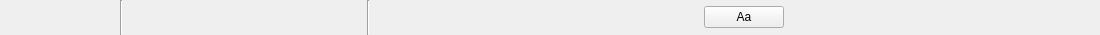
<?xml version="1.0" encoding="UTF-8"?>
<ui version="4.0">
 <class>QuickAccessBar</class>
 <widget class="QWidget" name="QuickAccessBar">
  <property name="geometry">
   <rect>
    <x>0</x>
    <y>0</y>
    <width>1100</width>
    <height>35</height>
   </rect>
  </property>
  <property name="sizePolicy">
   <sizepolicy hsizetype="Preferred" vsizetype="Preferred">
    <horstretch>0</horstretch>
    <verstretch>0</verstretch>
   </sizepolicy>
  </property>
  <layout class="QHBoxLayout" name="horizontalLayout">
   <property name="spacing">
    <number>4</number>
   </property>
   <property name="leftMargin">
    <number>0</number>
   </property>
   <property name="topMargin">
    <number>0</number>
   </property>
   <property name="rightMargin">
    <number>0</number>
   </property>
   <property name="bottomMargin">
    <number>0</number>
   </property>
   <item>
    <widget class="QPushButton" name="nodesColorCaptionButton">
     <property name="minimumSize">
      <size>
       <width>26</width>
       <height>26</height>
      </size>
     </property>
     <property name="maximumSize">
      <size>
       <width>26</width>
       <height>26</height>
      </size>
     </property>
     <property name="toolTip">
      <string>Show/Hide the caption of the nodes color metric mapping</string>
     </property>
     <property name="statusTip">
      <string>Show/Hide nodes color caption</string>
     </property>
     <property name="text">
      <string/>
     </property>
     <property name="icon">
      <iconset resource="../resources/TulipGUIResource.qrc">
       <normaloff>:/tulip/gui/icons/20/node_color_interpolation.png</normaloff>:/tulip/gui/icons/20/node_color_interpolation.png</iconset>
     </property>
     <property name="iconSize">
      <size>
       <width>20</width>
       <height>20</height>
      </size>
     </property>
     <property name="flat">
      <bool>true</bool>
     </property>
    </widget>
   </item>
   <item>
    <widget class="QPushButton" name="edgesColorCaptionButton">
     <property name="minimumSize">
      <size>
       <width>26</width>
       <height>26</height>
      </size>
     </property>
     <property name="maximumSize">
      <size>
       <width>26</width>
       <height>26</height>
      </size>
     </property>
     <property name="toolTip">
      <string>Show/Hide the caption of the edges color metric mapping</string>
     </property>
     <property name="statusTip">
      <string>Show/Hide edges color caption</string>
     </property>
     <property name="text">
      <string/>
     </property>
     <property name="icon">
      <iconset resource="../resources/TulipGUIResource.qrc">
       <normaloff>:/tulip/gui/icons/20/edge_color_interpolation.png</normaloff>:/tulip/gui/icons/20/edge_color_interpolation.png</iconset>
     </property>
     <property name="iconSize">
      <size>
       <width>20</width>
       <height>20</height>
      </size>
     </property>
     <property name="flat">
      <bool>true</bool>
     </property>
    </widget>
   </item>
   <item>
    <widget class="QPushButton" name="nodesSizeCaptionButton">
     <property name="minimumSize">
      <size>
       <width>26</width>
       <height>26</height>
      </size>
     </property>
     <property name="maximumSize">
      <size>
       <width>26</width>
       <height>26</height>
      </size>
     </property>
     <property name="toolTip">
      <string>Show/Hide the caption of the nodes size metric mapping</string>
     </property>
     <property name="statusTip">
      <string>Show/Hide nodes size caption</string>
     </property>
     <property name="text">
      <string/>
     </property>
     <property name="icon">
      <iconset resource="../resources/TulipGUIResource.qrc">
       <normaloff>:/tulip/gui/icons/20/node_size_interpolation.png</normaloff>:/tulip/gui/icons/20/node_size_interpolation.png</iconset>
     </property>
     <property name="iconSize">
      <size>
       <width>20</width>
       <height>20</height>
      </size>
     </property>
     <property name="flat">
      <bool>true</bool>
     </property>
    </widget>
   </item>
   <item>
    <widget class="QPushButton" name="edgesSizeCaptionButton">
     <property name="minimumSize">
      <size>
       <width>26</width>
       <height>26</height>
      </size>
     </property>
     <property name="maximumSize">
      <size>
       <width>26</width>
       <height>26</height>
      </size>
     </property>
     <property name="toolTip">
      <string>Show/Hide the caption of the edges size metric mapping</string>
     </property>
     <property name="statusTip">
      <string>Show/Hide edges size caption</string>
     </property>
     <property name="text">
      <string/>
     </property>
     <property name="icon">
      <iconset resource="../resources/TulipGUIResource.qrc">
       <normaloff>:/tulip/gui/icons/20/edge_size_interpolation.png</normaloff>:/tulip/gui/icons/20/edge_size_interpolation.png</iconset>
     </property>
     <property name="iconSize">
      <size>
       <width>20</width>
       <height>20</height>
      </size>
     </property>
     <property name="flat">
      <bool>true</bool>
     </property>
    </widget>
   </item>
   <item>
    <widget class="Line" name="sep1">
     <property name="orientation">
      <enum>Qt::Vertical</enum>
     </property>
    </widget>
   </item>
   <item>
    <widget class="QPushButton" name="screenshotButton">
     <property name="minimumSize">
      <size>
       <width>26</width>
       <height>26</height>
      </size>
     </property>
     <property name="maximumSize">
      <size>
       <width>26</width>
       <height>26</height>
      </size>
     </property>
     <property name="toolTip">
      <string>Take a snapshot</string>
     </property>
     <property name="statusTip">
      <string>Save a snapshot of the current graph into an image file</string>
     </property>
     <property name="text">
      <string/>
     </property>
     <property name="icon">
      <iconset resource="../resources/TulipGUIResource.qrc">
       <normaloff>:/tulip/gui/icons/20/camera-photo.png</normaloff>:/tulip/gui/icons/20/camera-photo.png</iconset>
     </property>
     <property name="iconSize">
      <size>
       <width>20</width>
       <height>20</height>
      </size>
     </property>
     <property name="flat">
      <bool>true</bool>
     </property>
    </widget>
   </item>
   <item>
    <widget class="tlp::ColorButton" name="backgroundColorButton">
     <property name="minimumSize">
      <size>
       <width>26</width>
       <height>26</height>
      </size>
     </property>
     <property name="maximumSize">
      <size>
       <width>26</width>
       <height>26</height>
      </size>
     </property>
     <property name="toolTip">
      <string>Set scene background color</string>
     </property>
     <property name="text">
      <string/>
     </property>
     <property name="flat">
      <bool>true</bool>
     </property>
    </widget>
   </item>
   <item>
    <widget class="QPushButton" name="colorInterpolationToggle">
     <property name="maximumSize">
      <size>
       <width>26</width>
       <height>26</height>
      </size>
     </property>
     <property name="toolTip">
      <string>Toggle edge color interpolation</string>
     </property>
     <property name="statusTip">
      <string>Toggle interpolation on edges color between source and target node</string>
     </property>
     <property name="text">
      <string/>
     </property>
     <property name="icon">
      <iconset resource="../resources/TulipGUIResource.qrc">
       <normaloff>:/tulip/gui/icons/20/color_interpolation_disabled.png</normaloff>
       <normalon>:/tulip/gui/icons/20/color_interpolation_enabled.png</normalon>:/tulip/gui/icons/20/color_interpolation_disabled.png</iconset>
     </property>
     <property name="iconSize">
      <size>
       <width>20</width>
       <height>20</height>
      </size>
     </property>
     <property name="checkable">
      <bool>true</bool>
     </property>
     <property name="flat">
      <bool>true</bool>
     </property>
    </widget>
   </item>
   <item>
    <widget class="QPushButton" name="sizeInterpolationToggle">
     <property name="maximumSize">
      <size>
       <width>26</width>
       <height>26</height>
      </size>
     </property>
     <property name="toolTip">
      <string>Toggle edge size interpolation</string>
     </property>
     <property name="statusTip">
      <string>Toggle interpolation on edges size between source and target node</string>
     </property>
     <property name="text">
      <string/>
     </property>
     <property name="icon">
      <iconset resource="../resources/TulipGUIResource.qrc">
       <normaloff>:/tulip/gui/icons/20/size_interpolation_disabled.png</normaloff>
       <normalon>:/tulip/gui/icons/20/size_interpolation_enabled.png</normalon>:/tulip/gui/icons/20/size_interpolation_disabled.png</iconset>
     </property>
     <property name="iconSize">
      <size>
       <width>20</width>
       <height>20</height>
      </size>
     </property>
     <property name="checkable">
      <bool>true</bool>
     </property>
     <property name="flat">
      <bool>true</bool>
     </property>
    </widget>
   </item>
   <item>
    <widget class="QPushButton" name="showEdgesToggle">
     <property name="minimumSize">
      <size>
       <width>26</width>
       <height>26</height>
      </size>
     </property>
     <property name="maximumSize">
      <size>
       <width>26</width>
       <height>26</height>
      </size>
     </property>
     <property name="toolTip">
      <string>Show/Hide edges</string>
     </property>
     <property name="statusTip">
      <string>Toggle edges display</string>
     </property>
     <property name="text">
      <string/>
     </property>
     <property name="icon">
      <iconset resource="../resources/TulipGUIResource.qrc">
       <normaloff>:/tulip/gui/icons/20/edges_disabled.png</normaloff>
       <normalon>:/tulip/gui/icons/20/edges_enabled.png</normalon>:/tulip/gui/icons/20/edges_disabled.png</iconset>
     </property>
     <property name="iconSize">
      <size>
       <width>20</width>
       <height>20</height>
      </size>
     </property>
     <property name="checkable">
      <bool>true</bool>
     </property>
     <property name="flat">
      <bool>true</bool>
     </property>
    </widget>
   </item>
   <item>
    <widget class="QPushButton" name="showNodesToggle">
     <property name="minimumSize">
      <size>
       <width>26</width>
       <height>26</height>
      </size>
     </property>
     <property name="maximumSize">
      <size>
       <width>26</width>
       <height>26</height>
      </size>
     </property>
     <property name="toolTip">
      <string>Show/Hide nodes</string>
     </property>
     <property name="statusTip">
      <string>Toggle nodes display</string>
     </property>
     <property name="text">
      <string/>
     </property>
     <property name="icon">
      <iconset resource="../resources/TulipGUIResource.qrc">
       <normaloff>:/tulip/gui/icons/20/nodes_disabled.png</normaloff>
       <normalon>:/tulip/gui/icons/20/nodes_enabled.png</normalon>:/tulip/gui/icons/20/nodes_disabled.png</iconset>
     </property>
     <property name="iconSize">
      <size>
       <width>20</width>
       <height>20</height>
      </size>
     </property>
     <property name="checkable">
      <bool>true</bool>
     </property>
     <property name="flat">
      <bool>true</bool>
     </property>
    </widget>
   </item>
   <item>
    <widget class="QPushButton" name="showLabelsToggle">
     <property name="maximumSize">
      <size>
       <width>26</width>
       <height>26</height>
      </size>
     </property>
     <property name="toolTip">
      <string>Show/Hide node labels</string>
     </property>
     <property name="statusTip">
      <string>Toggle labels display</string>
     </property>
     <property name="text">
      <string/>
     </property>
     <property name="icon">
      <iconset resource="../resources/TulipGUIResource.qrc">
       <normaloff>:/tulip/gui/icons/20/labels_disabled.png</normaloff>
       <normalon>:/tulip/gui/icons/20/labels_enabled.png</normalon>:/tulip/gui/icons/20/labels_disabled.png</iconset>
     </property>
     <property name="iconSize">
      <size>
       <width>20</width>
       <height>20</height>
      </size>
     </property>
     <property name="checkable">
      <bool>true</bool>
     </property>
     <property name="flat">
      <bool>true</bool>
     </property>
    </widget>
   </item>
   <item>
    <widget class="QPushButton" name="labelsScaledToggle">
     <property name="maximumSize">
      <size>
       <width>26</width>
       <height>26</height>
      </size>
     </property>
     <property name="toolTip">
      <string>Labels size fit or not to nodes size</string>
     </property>
     <property name="statusTip">
      <string>Labels size fit or not to nodes size</string>
     </property>
     <property name="text">
      <string/>
     </property>
     <property name="icon">
      <iconset resource="../resources/TulipGUIResource.qrc">
       <normaloff>:/tulip/gui/icons/20/labels_scaled_disabled.png</normaloff>
       <normalon>:/tulip/gui/icons/20/labels_scaled_enabled.png</normalon>:/tulip/gui/icons/20/labels_scaled_disabled.png</iconset>
     </property>
     <property name="iconSize">
      <size>
       <width>20</width>
       <height>20</height>
      </size>
     </property>
     <property name="checkable">
      <bool>true</bool>
     </property>
     <property name="flat">
      <bool>true</bool>
     </property>
    </widget>
   </item>
   <item>
    <widget class="Line" name="sep3">
     <property name="orientation">
      <enum>Qt::Vertical</enum>
     </property>
    </widget>
   </item>
   <item>
    <widget class="QPushButton" name="nodeColorButton">
     <property name="minimumSize">
      <size>
       <width>26</width>
       <height>26</height>
      </size>
     </property>
     <property name="maximumSize">
      <size>
       <width>26</width>
       <height>26</height>
      </size>
     </property>
     <property name="toolTip">
      <string>Set color of selected nodes if any, of all nodes if not</string>
     </property>
     <property name="text">
      <string/>
     </property>
     <property name="icon">
      <iconset resource="../resources/TulipGUIResource.qrc">
       <normaloff>:/tulip/gui/icons/20/set_node_color.png</normaloff>:/tulip/gui/icons/20/set_node_color.png</iconset>
     </property>
     <property name="iconSize">
      <size>
       <width>20</width>
       <height>20</height>
      </size>
     </property>
     <property name="flat">
      <bool>true</bool>
     </property>
    </widget>
   </item>
   <item>
    <widget class="QPushButton" name="edgeColorButton">
     <property name="minimumSize">
      <size>
       <width>26</width>
       <height>26</height>
      </size>
     </property>
     <property name="maximumSize">
      <size>
       <width>26</width>
       <height>26</height>
      </size>
     </property>
     <property name="toolTip">
      <string>Set color of selected edges if any, of all edges if not</string>
     </property>
     <property name="text">
      <string/>
     </property>
     <property name="icon">
      <iconset resource="../resources/TulipGUIResource.qrc">
       <normaloff>:/tulip/gui/icons/20/set_edge_color.png</normaloff>:/tulip/gui/icons/20/set_edge_color.png</iconset>
     </property>
     <property name="iconSize">
      <size>
       <width>20</width>
       <height>20</height>
      </size>
     </property>
     <property name="flat">
      <bool>true</bool>
     </property>
    </widget>
   </item>
   <item>
    <widget class="QPushButton" name="nodeBorderColorButton">
     <property name="minimumSize">
      <size>
       <width>26</width>
       <height>26</height>
      </size>
     </property>
     <property name="maximumSize">
      <size>
       <width>26</width>
       <height>26</height>
      </size>
     </property>
     <property name="toolTip">
      <string>Set border color of selected nodes if any, of all nodes if not</string>
     </property>
     <property name="text">
      <string/>
     </property>
     <property name="icon">
      <iconset resource="../resources/TulipGUIResource.qrc">
       <normaloff>:/tulip/gui/icons/20/set_node_border_color.png</normaloff>:/tulip/gui/icons/20/set_node_border_color.png</iconset>
     </property>
     <property name="iconSize">
      <size>
       <width>20</width>
       <height>20</height>
      </size>
     </property>
     <property name="flat">
      <bool>true</bool>
     </property>
    </widget>
   </item>
   <item>
    <widget class="QPushButton" name="edgeBorderColorButton">
     <property name="minimumSize">
      <size>
       <width>26</width>
       <height>26</height>
      </size>
     </property>
     <property name="maximumSize">
      <size>
       <width>26</width>
       <height>26</height>
      </size>
     </property>
     <property name="toolTip">
      <string>Set border color of selected edges if any, of all edges if not</string>
     </property>
     <property name="text">
      <string/>
     </property>
     <property name="icon">
      <iconset resource="../resources/TulipGUIResource.qrc">
       <normaloff>:/tulip/gui/icons/20/set_edge_border_color.png</normaloff>:/tulip/gui/icons/20/set_edge_border_color.png</iconset>
     </property>
     <property name="iconSize">
      <size>
       <width>20</width>
       <height>20</height>
      </size>
     </property>
     <property name="flat">
      <bool>true</bool>
     </property>
    </widget>
   </item>
   <item>
    <widget class="QPushButton" name="nodeShapeButton">
     <property name="minimumSize">
      <size>
       <width>26</width>
       <height>26</height>
      </size>
     </property>
     <property name="maximumSize">
      <size>
       <width>26</width>
       <height>26</height>
      </size>
     </property>
     <property name="toolTip">
      <string>Set shape of selected nodes if any, of all nodes if not</string>
     </property>
     <property name="text">
      <string/>
     </property>
     <property name="icon">
      <iconset resource="../resources/TulipGUIResource.qrc">
       <normaloff>:/tulip/gui/icons/20/set_node_shape.png</normaloff>:/tulip/gui/icons/20/set_node_shape.png</iconset>
     </property>
     <property name="iconSize">
      <size>
       <width>20</width>
       <height>20</height>
      </size>
     </property>
     <property name="flat">
      <bool>true</bool>
     </property>
    </widget>
   </item>
   <item>
    <widget class="QPushButton" name="nodeIconButton">
     <property name="minimumSize">
      <size>
       <width>26</width>
       <height>26</height>
      </size>
     </property>
     <property name="maximumSize">
      <size>
       <width>26</width>
       <height>26</height>
      </size>
     </property>
     <property name="toolTip">
      <string>Set icon of selected nodes if any, of all nodes if not</string>
     </property>
     <property name="text">
      <string/>
     </property>
     <property name="icon">
      <iconset resource="../resources/TulipGUIResource.qrc">
       <normaloff>:/tulip/gui/icons/20/set_node_icon.png</normaloff>:/tulip/gui/icons/20/set_node_icon.png</iconset>
     </property>
     <property name="iconSize">
      <size>
       <width>20</width>
       <height>20</height>
      </size>
     </property>
     <property name="flat">
      <bool>true</bool>
     </property>
    </widget>
   </item>
   <item>
    <widget class="QPushButton" name="edgeShapeButton">
     <property name="minimumSize">
      <size>
       <width>26</width>
       <height>26</height>
      </size>
     </property>
     <property name="maximumSize">
      <size>
       <width>26</width>
       <height>26</height>
      </size>
     </property>
     <property name="toolTip">
      <string>Set shape of selected edges if any, of all edges if not</string>
     </property>
     <property name="text">
      <string/>
     </property>
     <property name="icon">
      <iconset resource="../resources/TulipGUIResource.qrc">
       <normaloff>:/tulip/gui/icons/20/set_edge_shape.png</normaloff>:/tulip/gui/icons/20/set_edge_shape.png</iconset>
     </property>
     <property name="iconSize">
      <size>
       <width>20</width>
       <height>20</height>
      </size>
     </property>
     <property name="flat">
      <bool>true</bool>
     </property>
    </widget>
   </item>
   <item>
    <widget class="QPushButton" name="nodeSizeButton">
     <property name="minimumSize">
      <size>
       <width>26</width>
       <height>26</height>
      </size>
     </property>
     <property name="maximumSize">
      <size>
       <width>26</width>
       <height>26</height>
      </size>
     </property>
     <property name="toolTip">
      <string>Set size of selected nodes if any, of all nodes if not</string>
     </property>
     <property name="text">
      <string/>
     </property>
     <property name="icon">
      <iconset resource="../resources/TulipGUIResource.qrc">
       <normaloff>:/tulip/gui/icons/20/set_node_size.png</normaloff>:/tulip/gui/icons/20/set_node_size.png</iconset>
     </property>
     <property name="iconSize">
      <size>
       <width>20</width>
       <height>20</height>
      </size>
     </property>
     <property name="flat">
      <bool>true</bool>
     </property>
    </widget>
   </item>
   <item>
    <widget class="QPushButton" name="edgeSizeButton">
     <property name="minimumSize">
      <size>
       <width>26</width>
       <height>26</height>
      </size>
     </property>
     <property name="maximumSize">
      <size>
       <width>26</width>
       <height>26</height>
      </size>
     </property>
     <property name="toolTip">
      <string>Set size of selected edges if any, of all edges if not</string>
     </property>
     <property name="text">
      <string/>
     </property>
     <property name="icon">
      <iconset resource="../resources/TulipGUIResource.qrc">
       <normaloff>:/tulip/gui/icons/20/set_edge_size.png</normaloff>:/tulip/gui/icons/20/set_edge_size.png</iconset>
     </property>
     <property name="iconSize">
      <size>
       <width>20</width>
       <height>20</height>
      </size>
     </property>
     <property name="flat">
      <bool>true</bool>
     </property>
    </widget>
   </item>
   <item>
    <widget class="QPushButton" name="labelColorButton">
     <property name="minimumSize">
      <size>
       <width>26</width>
       <height>26</height>
      </size>
     </property>
     <property name="maximumSize">
      <size>
       <width>26</width>
       <height>26</height>
      </size>
     </property>
     <property name="toolTip">
      <string>Set label color of selected elements if any, of all elements if not</string>
     </property>
     <property name="text">
      <string/>
     </property>
     <property name="icon">
      <iconset resource="../resources/TulipGUIResource.qrc">
       <normaloff>:/tulip/gui/icons/20/set_label_color.png</normaloff>:/tulip/gui/icons/20/set_label_color.png</iconset>
     </property>
     <property name="iconSize">
      <size>
       <width>20</width>
       <height>20</height>
      </size>
     </property>
     <property name="flat">
      <bool>true</bool>
     </property>
    </widget>
   </item>
   <item>
    <widget class="QPushButton" name="labelPositionButton">
     <property name="minimumSize">
      <size>
       <width>26</width>
       <height>26</height>
      </size>
     </property>
     <property name="maximumSize">
      <size>
       <width>26</width>
       <height>26</height>
      </size>
     </property>
     <property name="toolTip">
      <string>Set label position of selected nodes if any, of all nodes if not</string>
     </property>
     <property name="text">
      <string/>
     </property>
     <property name="icon">
      <iconset resource="../resources/TulipGUIResource.qrc">
       <normaloff>:/tulip/gui/icons/20/set_label_position.png</normaloff>:/tulip/gui/icons/20/set_label_position.png</iconset>
     </property>
     <property name="iconSize">
      <size>
       <width>20</width>
       <height>20</height>
      </size>
     </property>
     <property name="flat">
      <bool>true</bool>
     </property>
    </widget>
   </item>
   <item>
    <widget class="QPushButton" name="fontButton">
     <property name="sizePolicy">
      <sizepolicy hsizetype="Preferred" vsizetype="Fixed">
       <horstretch>0</horstretch>
       <verstretch>0</verstretch>
      </sizepolicy>
     </property>
     <property name="maximumSize">
      <size>
       <width>200</width>
       <height>16777215</height>
      </size>
     </property>
     <property name="toolTip">
      <string>Set font of elements labels</string>
     </property>
     <property name="statusTip">
      <string>Change font for labels</string>
     </property>
     <property name="text">
      <string>Aa</string>
     </property>
    </widget>
   </item>
   <item>
    <spacer name="horizontalSpacer">
     <property name="orientation">
      <enum>Qt::Horizontal</enum>
     </property>
     <property name="sizeHint" stdset="0">
      <size>
       <width>40</width>
       <height>20</height>
      </size>
     </property>
    </spacer>
   </item>
  </layout>
 </widget>
 <customwidgets>
  <customwidget>
   <class>tlp::ColorButton</class>
   <extends>QPushButton</extends>
   <header location="global">tulip/ColorButton.h</header>
   <slots>
    <signal>colorChanged(QColor)</signal>
   </slots>
  </customwidget>
 </customwidgets>
 <resources>
  <include location="../resources/TulipGUIResource.qrc"/>
 </resources>
</ui>
